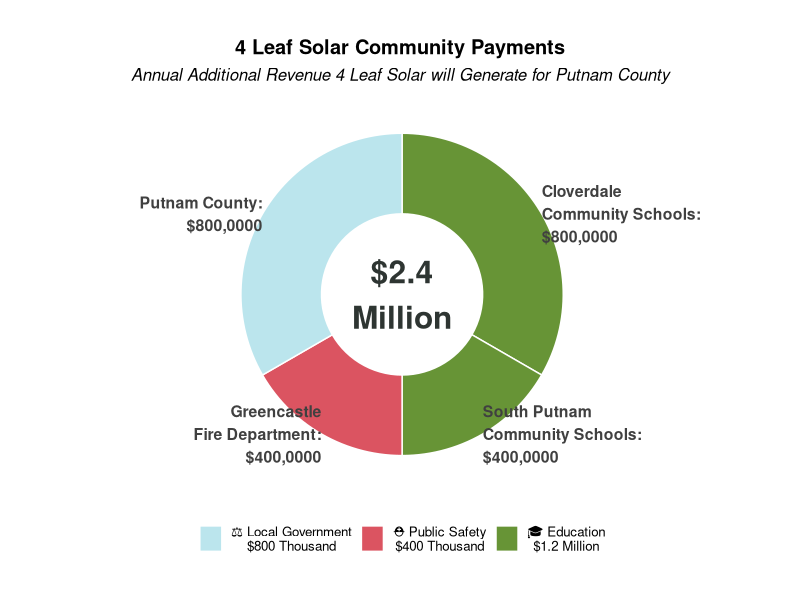

Here is the R script that generated this plot:
## ---- chunk 1
knitr::opts_chunk$set(echo = TRUE)
## ---- chunk 2
library(scales)
library(dplyr)
total = 2400000
df = data.frame(categories = c('🎓 Education\n$1.2 Million','🎓 Education\n$1.2 Million','⚖️ Local Government\n$800 Thousand','⛑️ Public Safety\n$400 Thousand'),
                recipients = c('Cloverdale\nCommunity Schools','South Putnam\nCommunity Schools','Putnam County','Greencastle\nFire Department'),
                amounts = c((1/3)*total,(1/6)*total,(1/3)*total,(1/6)*total)
                )

df = df %>%
  arrange(desc(categories)) %>%
  mutate(ypos = (cumsum(amounts) - amounts / 2),
         amounts_label = dollar(amounts),
         x_label = 1.9,
         angle = 360 * (ypos / sum(amounts)),
         hjust = ifelse(angle > 180, 1, 0))
df
## ---- chunk 3
library(ggplot2)
color_map <- c(
  "🎓 Education\n$1.2 Million" = "#679436",
  "⚖️ Local Government\n$800 Thousand" = "#bbe5ed",
  "⛑️ Public Safety\n$400 Thousand" = "#db5461")


# Plot donut chart
p <- ggplot(df, aes(x = 2, y = amounts, fill = categories)) +
  geom_bar(stat = "identity", width = 1, color = "white") +
  geom_text(
    data = df,
    aes(x = 2.5, y = ypos, label = paste0(recipients, ":\n", amounts_label,0), hjust=hjust), 
    color = "gray25", fontface = "bold", size = 4
  ) +
  coord_polar(theta = "y", start = 0, clip="off") +
  scale_fill_manual(values = color_map) +
  xlim(0.5, 2.5) +
  theme_minimal(base_size = 12) +
  labs(
    title = "4 Leaf Solar Community Payments",
    subtitle = "Annual Additional Revenue 4 Leaf Solar will Generate for Putnam County",
    fill = NULL
  ) +
  theme(
    plot.title = element_text(hjust = 0.5, face = "bold"),
    plot.subtitle = element_text(hjust = 0.5, face = "italic"),
    legend.position = "bottom",
    legend.text = element_text(hjust = 0.5),
    legend.justification = "center",
    panel.grid = element_blank(),
    axis.title = element_blank(),
    axis.text = element_blank(),
    axis.ticks = element_blank(),
    plot.title.position = "plot",
    plot.subtitle.position = "plot",
    plot.margin = margin(1, 1, 1, 1, "cm")
  ) +
  annotate("text", x = 0.5, y = 0, label = paste0("$2.4\nMillion"), size = 8, fontface = "bold", color="#2e3532")
  
p
